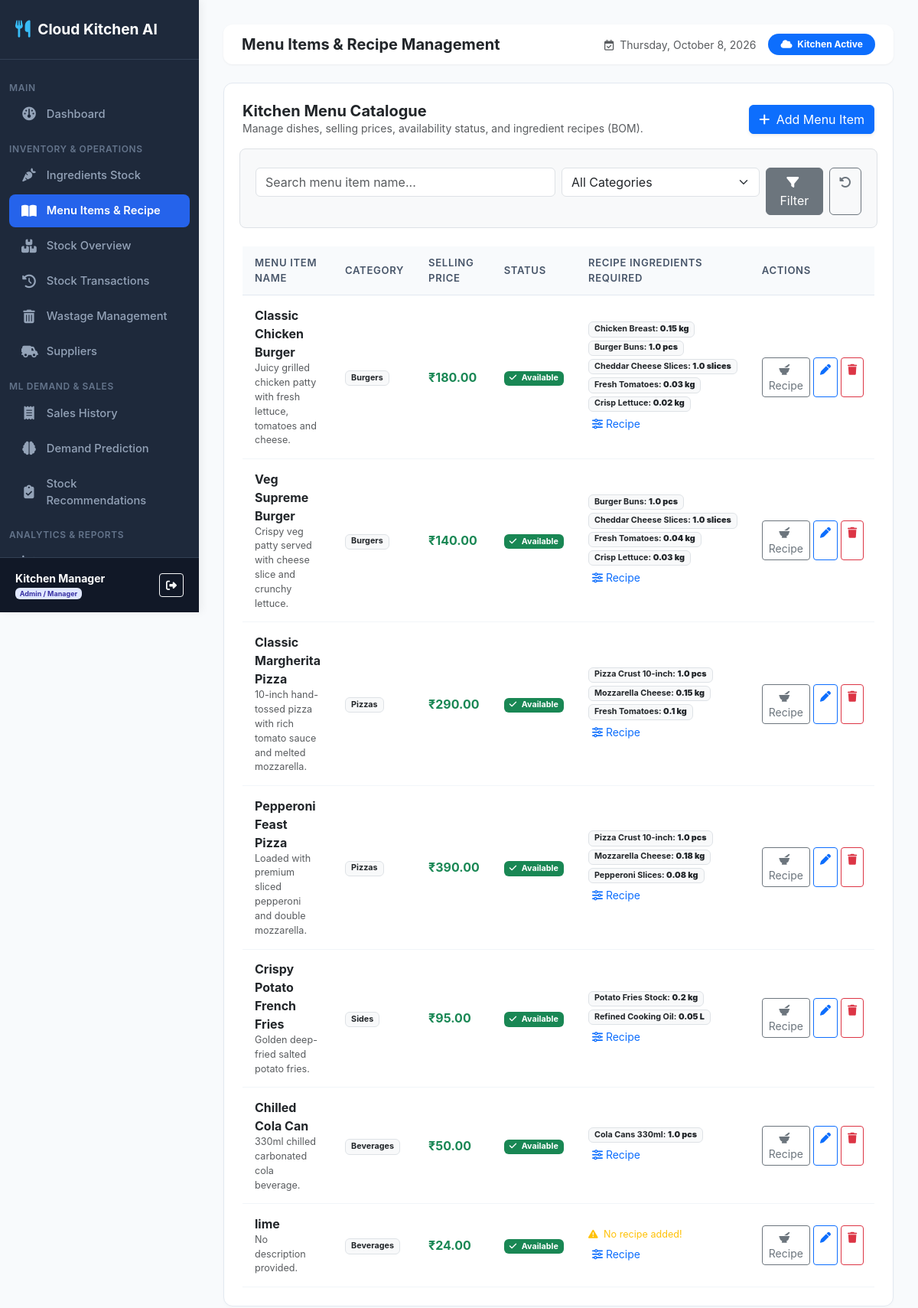
/menu/ (signed in), run on an earlier commit of the app's database.
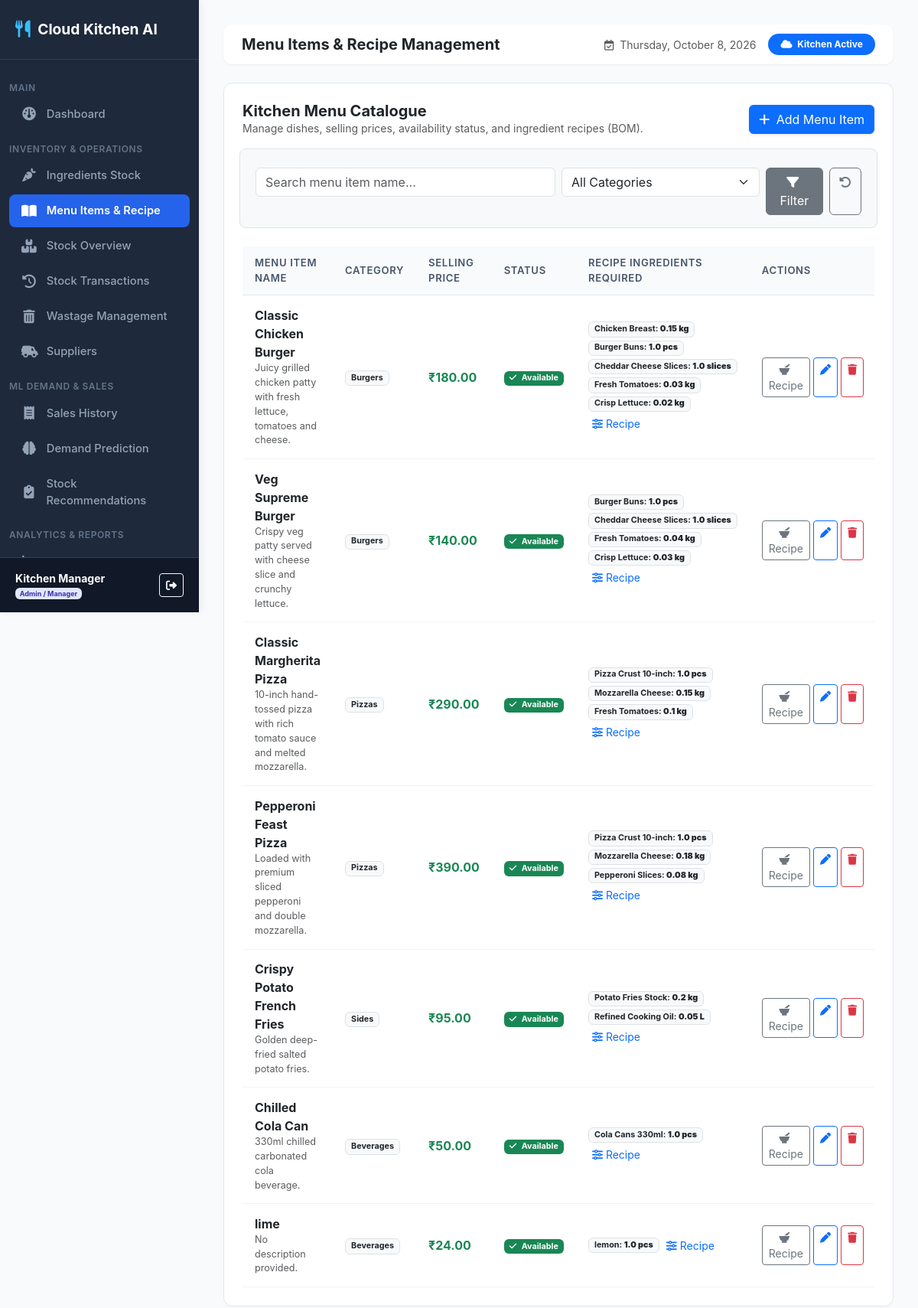
And on a later commit of the database.
### inventory_predictor/models.py (models this page shows, shortened)
class MenuItem(models.Model):
    CATEGORY_CHOICES = (
        ('Burgers', 'Burgers'),
        ('Pizzas', 'Pizzas'),
        ('Sides', 'Sides'),
        ('Beverages', 'Beverages'),
        ('Desserts', 'Desserts'),
        ('Combos', 'Combos'),
    )
    name = models.CharField(max_length=100, unique=True)
    category = models.CharField(max_length=50, choices=CATEGORY_CHOICES, default='Burgers')
    selling_price = models.DecimalField(max_digits=10, decimal_places=2)
    is_available = models.BooleanField(default=True)
    description = models.TextField(blank=True, null=True)
    created_at = models.DateTimeField(auto_now_add=True)

class MenuItemIngredient(models.Model):
    menu_item = models.ForeignKey(MenuItem, on_delete=models.CASCADE, related_name='recipe_items')
    ingredient = models.ForeignKey(Ingredient, on_delete=models.CASCADE, related_name='used_in_items')
    quantity_required = models.FloatField(help_text="Amount of ingredient required per single menu item")
    class Meta:
        unique_together = ('menu_item', 'ingredient')

class Ingredient(models.Model):
    CATEGORY_CHOICES = (
        ('Vegetables', 'Vegetables'),
        ('Dairy', 'Dairy'),
        ('Meat & Poultry', 'Meat & Poultry'),
        ('Grains & Bread', 'Grains & Bread'),
        ('Sauces & Spices', 'Sauces & Spices'),
        ('Beverages', 'Beverages'),
        ('Packaging', 'Packaging'),
        ('Other', 'Other'),
    )
    name = models.CharField(max_length=100, unique=True)
    category = models.CharField(max_length=50, choices=CATEGORY_CHOICES, default='Vegetables')
    unit = models.CharField(max_length=20, help_text="e.g. kg, g, L, ml, pcs, slices")
    current_quantity = models.FloatField(default=0.0)
    min_stock_level = models.FloatField(default=10.0)
    max_stock_level = models.FloatField(default=100.0)
    unit_cost = models.DecimalField(max_digits=10, decimal_places=2, default=0.00)
    supplier = models.ForeignKey(Supplier, on_delete=models.SET_NULL, null=True, blank=True, related_name='ingredients')
    expiry_date = models.DateField(null=True, blank=True)
    created_at = models.DateTimeField(auto_now_add=True)

### inventory_predictor/views.py (the view)
# urls.py: path('menu/', views.menu_list, name='menu_list'),
@login_required
def menu_list(request):
    menu_items = MenuItem.objects.prefetch_related('recipe_items__ingredient').all()
    categories = MenuItem.CATEGORY_CHOICES
    search_query = request.GET.get('search', '').strip()
    category_filter = request.GET.get('category', '').strip()
    if search_query:
        menu_items = menu_items.filter(name__icontains=search_query)
    if category_filter:
        menu_items = menu_items.filter(category=category_filter)
    context = {
        'menu_items': menu_items,
        'categories': categories,
        'search_query': search_query,
        'category_filter': category_filter,
        'is_admin': role_check_admin(request.user)
    }
    return render(request, 'inventory_predictor/menu/list.html', context)

### inventory_predictor/views.py (called while the page is built)
def role_check_admin(user):
    if not user.is_authenticated:
        return False
    try:
        return user.is_superuser or user.profile.role == 'ADMIN'
    except Exception:
        return user.is_superuser

### inventory_predictor/templates/inventory_predictor/menu/list.html (shortened to what the changed rows need)
{% extends 'inventory_predictor/base.html' %}
{% block content %}
<div class="card-box">
    <div class="table-responsive">
        <table class="custom-table">
            <thead>
                <tr>
                    <th>Menu Item Name</th>
                    <th>Category</th>
                    <th>Selling Price</th>
                    <th>Status</th>
                    <th>Recipe Ingredients Required</th>
                    <th>Actions</th>
                </tr>
            </thead>
            <tbody>
                {% for item in menu_items %}
                <tr>
                    <td>
                        <div class="fw-bold text-dark fs-6">{{ item.name }}</div>
                        <div class="text-muted small">{{ item.description|default:"No description provided." }}</div>
                    </td>
                    <td><span class="badge bg-light text-dark border">{{ item.category }}</span></td>
                    <td class="fw-bold text-success fs-6">₹{{ item.selling_price }}</td>
                    <td>
                        {% if item.is_available %}
                            <span class="badge bg-success"><i class="fa-solid fa-check me-1"></i> Available</span>
                        {% else %}
                            <span class="badge bg-secondary"><i class="fa-solid fa-ban me-1"></i> Unavailable</span>
                        {% endif %}
                    </td>
                    <td>
                        <div class="d-flex flex-wrap gap-1 align-items-center">
                            {% for r in item.recipe_items.all %}
                                <span class="badge bg-light text-dark border">
                                    {{ r.ingredient.name }}: <strong>{{ r.quantity_required }} {{ r.ingredient.unit }}</strong>
                                </span>
                            {% empty %}
                                <span class="text-warning small"><i class="fa-solid fa-triangle-exclamation me-1"></i> No recipe added!</span>
                            {% endfor %}
                            <a href="{% url 'recipe_manage' item.pk %}" class="btn btn-sm btn-link text-decoration-none p-0 ms-1" title="Edit Recipe">
                                <i class="fa-solid fa-sliders"></i> Recipe
                            </a>
                        </div>
                    </td>
                    <td>
                        <div class="d-flex gap-1">
                            <a href="{% url 'recipe_manage' item.pk %}" class="btn btn-sm btn-outline-secondary" title="Manage Recipe">
                                <i class="fa-solid fa-mortar-pestle me-1"></i> Recipe
                            </a>
                            {% if is_admin %}
                            <a href="{% url 'menu_edit' item.pk %}" class="btn btn-sm btn-outline-primary" title="Edit Item">
                                <i class="fa-solid fa-pen"></i>
                            </a>
                            <a href="{% url 'menu_delete' item.pk %}" class="btn btn-sm btn-outline-danger" title="Delete Item">
                                <i class="fa-solid fa-trash"></i>
                            </a>
                            {% endif %}
                        </div>
                    </td>
                </tr>
                {% empty %}
                <tr>
                    <td colspan="6" class="text-center py-4 text-muted">No menu items found.</td>
                </tr>
                {% endfor %}
            </tbody>
        </table>
    </div>
</div>
{% endblock %}

What changed in the data, as far as the page shows it:
shown differently, row unchanged: MenuItem "lime": no longer shows "No recipe added!"
added MenuItemIngredient: ingredient.name "lemon", quantity_required "1.0", ingredient.unit "pcs", shown under MenuItem "lime"
